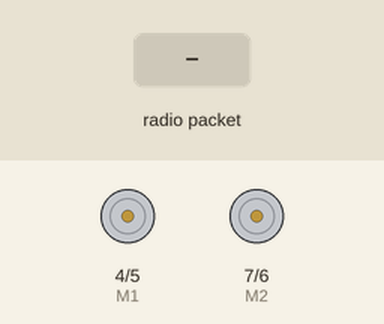
This sketch was run on a simulated Arduino Uno, built with avr-gcc and run on an emulated ATmega328P. On the bench: direction and speed pins drawn as motors (green arrow = direction pin HIGH = forward, orange = LOW = backward, longer = more drive). The test bench sets the inputs (shaded band). No radio packets arrive unless stated.

Above: at 2.2 s.
2.3 s: radio packet "1" arrives
At 3.1 s:
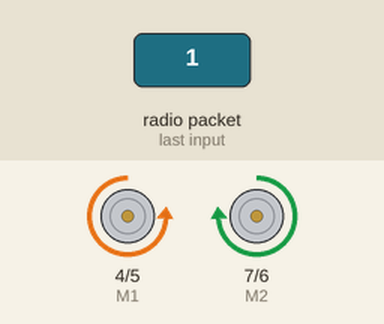
3.8 s: radio packet "2" arrives
At 4.2 s:
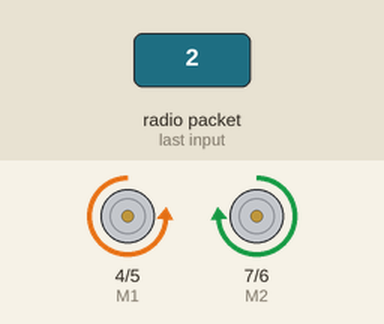
Timing chart, 0 to 6.8 s (numbered marks = the images above; inputs shaded):
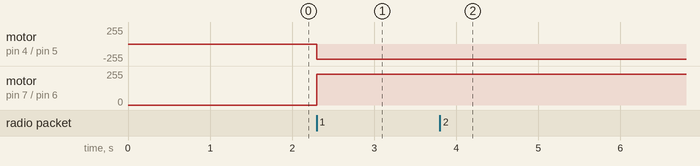

The sketch:

Tank_2Joysticks.ino
```cpp
/*
   If you use the serial monitor for debugging remember to ster the baud rate to 115200.
   The modules are set to only one-way communication. That means that the controller can only transmit and the tank can only receive.
   If you wish to change this for two-way communication there is plenty of documentation to do so on the internet and in examples.

   This program receives the X and Y values and processes it into movement.
*/
#include <SPI.h>
#include "RF24.h"

RF24 myRadio (0, 8);
struct package
{
  int X = 512;
  int Y = 512;
};

byte addresses[][6] = {"123"};
int E1 = 5;
int M1 = 4;
int E2 = 6;
int M2 = 7;


typedef struct package Package;
Package data;

void setup()
{
  Serial.begin(115200);
  delay(1000);

  myRadio.begin();
  myRadio.setChannel(115);
  myRadio.setPALevel(RF24_PA_MAX);
  myRadio.setDataRate( RF24_250KBPS ) ;
  myRadio.openReadingPipe(1, addresses[0]);
  myRadio.startListening();
  pinMode(M1, OUTPUT);
  pinMode(M2, OUTPUT);
}


void loop()
{
  if ( myRadio.available())
  {
    while (myRadio.available())
    {
      myRadio.read( &data, sizeof(data) );
    }
    //    Serial.print("X:");
    //    Serial.print(data.X);
    //    Serial.print("      Y");
    //    Serial.println(data.Y);
    int X = data.X;
    int Y = data.Y;
if(X>520){
    int forward = map(X, 524, 1024, 0, 255);
      digitalWrite(M1, HIGH);
      analogWrite(E1, forward);   //PWM Speed Control
}
if(X<500){
  int backward = map(X, 500, 0, 0, 255);
      digitalWrite(M1, LOW);
      analogWrite(E1, backward);   //PWM Speed Control
}
if(Y>520){
  int forward2 = map(Y, 524, 1024, 0, 255);
      digitalWrite(M2, LOW);
      analogWrite(E2, forward2);
}
if(Y<500){
  int backward2 = map(X, 500, 0, 0, 255);
      digitalWrite(M2, HIGH);
      analogWrite(E2, backward2);   //PWM Speed Control
}


    else if (X < 520 && X > 500 && Y < 520 && Y > 500) {
      digitalWrite(M1, LOW);
      digitalWrite(M2, LOW);
      analogWrite(E1, 0);   //PWM Speed Control
      analogWrite(E2, 0);   //PWM Speed Control
    }
    }
}
```

Measured:
- after the input at 2.3 s, motor on pin 4 (M1) / pin 5 (E1): stopped → backward 230/255 at once; motor on pin 7 (M2) / pin 6 (E2): stopped → forward 230/255 at once
- after the input at 3.8 s, motor on pin 4 (M1) / pin 5 (E1): backward 230/255 → backward 229/255 at once; motor on pin 7 (M2) / pin 6 (E2): forward 230/255 → forward 229/255 at once
